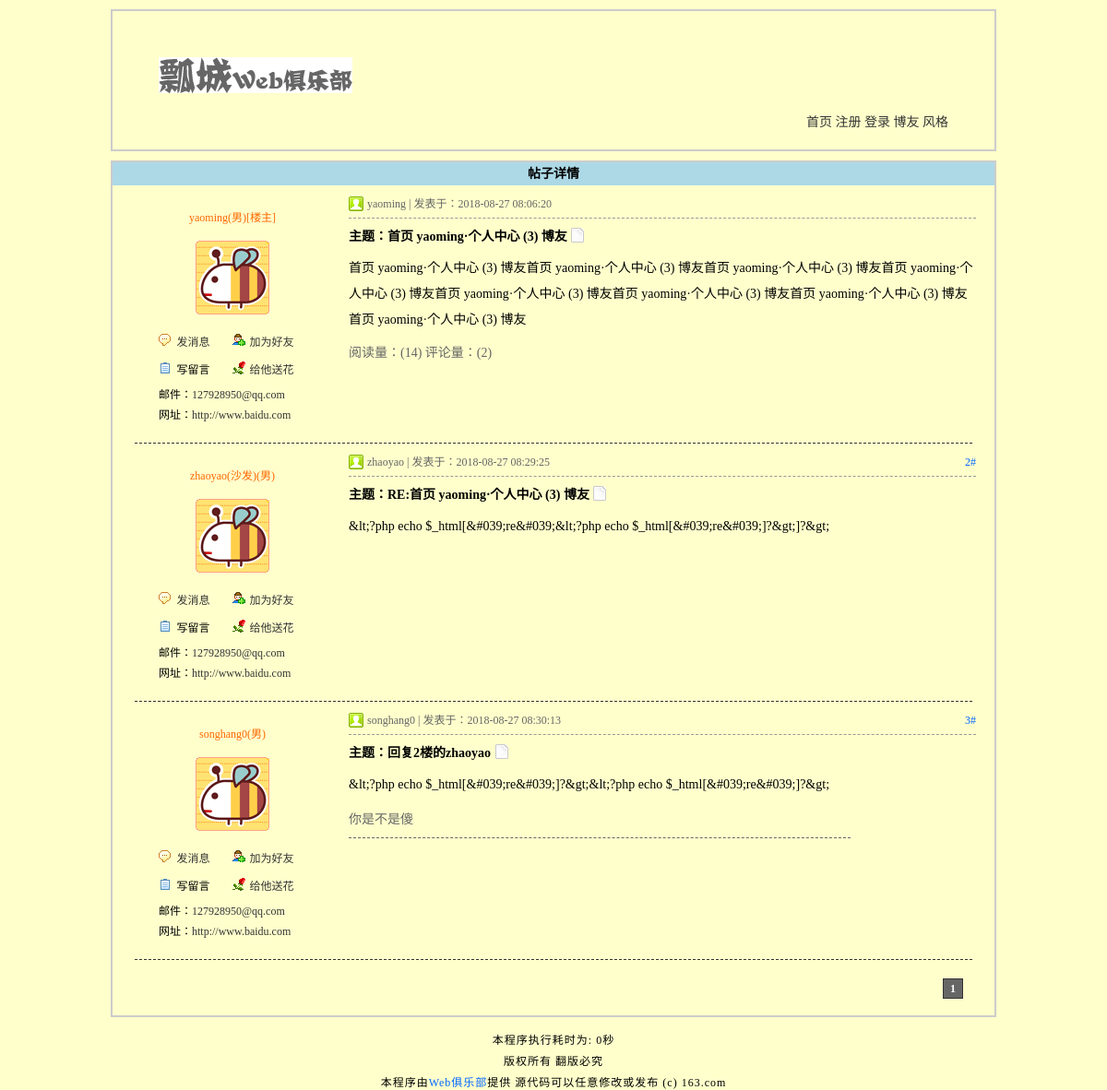
/article.php?id=53, run on the app's committed database.
### tables this page shows
CREATE TABLE `tg_article` (
  `tg_id` mediumint(8) unsigned NOT NULL AUTO_INCREMENT COMMENT '//id',
  `tg_reid` mediumint(8) unsigned NOT NULL DEFAULT '0' COMMENT '//主题ID',
  `tg_username` varchar(20) NOT NULL COMMENT '//发帖人',
  `tg_type` tinyint(2) unsigned NOT NULL COMMENT '//发帖类型',
  `tg_title` varchar(40) NOT NULL COMMENT '//帖子标题',
  `tg_content` text NOT NULL COMMENT '//帖子内容',
  `tg_readcount` smallint(5) unsigned NOT NULL DEFAULT '0' COMMENT '//阅读量',
  `tg_commendcount` smallint(5) unsigned NOT NULL DEFAULT '0' COMMENT '//评论量',
  `tg_nice` tinyint(1) unsigned NOT NULL DEFAULT '0' COMMENT '//精华帖',
  `tg_date` datetime NOT NULL COMMENT '//发帖时间',
  PRIMARY KEY (`tg_id`)
);

CREATE TABLE `tg_user` (
  `tg_id` mediumint(8) unsigned NOT NULL AUTO_INCREMENT COMMENT '//用户自动编号',
  `tg_uniqid` char(40) NOT NULL COMMENT '//验证身份的唯一标识符',
  `tg_active` char(40) DEFAULT NULL COMMENT '//激活登录用户',
  `tg_username` varchar(20) NOT NULL COMMENT '//用户名',
  `tg_password` char(40) NOT NULL COMMENT '//密码',
  `tg_question` varchar(20) NOT NULL COMMENT '//密码提示',
  `tg_answer` char(40) NOT NULL COMMENT '//密码回答',
  `tg_email` varchar(40) DEFAULT NULL COMMENT '//邮件',
  `tg_qq` varchar(10) DEFAULT NULL COMMENT '//QQ',
  `tg_url` varchar(40) DEFAULT NULL COMMENT '//网址',
  `tg_sex` char(1) NOT NULL COMMENT '//性别',
  `tg_face` char(12) NOT NULL COMMENT '//头像',
  `tg_switch` tinyint(1) unsigned NOT NULL DEFAULT '0' COMMENT '//个性签名开关',
  `tg_autograph` varchar(200) DEFAULT NULL COMMENT '//签名内容',
  `tg_level` tinyint(1) unsigned NOT NULL DEFAULT '0' COMMENT '//会员等级',
  `tg_post_time` varchar(20) NOT NULL DEFAULT '0' COMMENT '//发帖的时间戳',
  `tg_article_time` varchar(20) NOT NULL DEFAULT '0' COMMENT '//回帖的时间戳',
  `tg_reg_time` datetime NOT NULL COMMENT '//注册时间',
  `tg_last_time` datetime NOT NULL COMMENT '//最后登录的时间',
  `tg_last_ip` varchar(20) NOT NULL COMMENT '//最后登录的IP',
  `tg_login_count` smallint(4) unsigned NOT NULL DEFAULT '0' COMMENT '//登录次数',
  PRIMARY KEY (`tg_id`)
);

### includes/mysql.func.php (called while the page is built, shortened)
<?php
function _query($_sql) {
	if (!$_result = mysql_query($_sql)) {
		exit('SQL执行失败'.mysql_error());
	}
	return $_result;
}
function _fetch_array($_sql) {
	return mysql_fetch_array(_query($_sql),MYSQL_ASSOC);
}
function _fetch_array_list($_result) {
	return mysql_fetch_array($_result,MYSQL_ASSOC);
}
function _num_rows($_result) {
	return mysql_num_rows($_result);
}
?>

### article.php (the view, shortened to what this page needs)
<?php
require dirname(__FILE__).'/includes/common.inc.php';
if (isset($_GET['id'])) {
	if (!!$_rows = _fetch_array("SELECT
																	tg_id,
																	tg_username,
																	tg_title,
																	tg_type,
																	tg_content,
																	tg_readcount,
																	tg_commendcount,
																	tg_nice,
																	tg_date
													  FROM
																	tg_article
													WHERE
																	tg_reid=0
															AND
																	tg_id='{$_GET['id']}'")) {
		$_html = array();
		$_html['reid'] = $_rows['tg_id'];
		$_html['username_subject'] = $_rows['tg_username'];
		$_html['title'] = $_rows['tg_title'];
		$_html['type'] = $_rows['tg_type'];
		$_html['content'] = $_rows['tg_content'];
		$_html['readcount'] = $_rows['tg_readcount'];
		$_html['commendcount'] = $_rows['tg_commendcount'];
		$_html['nice'] = $_rows['tg_nice'];
		$_html['date'] = $_rows['tg_date'];
		if (!!$_rows = _fetch_array("SELECT
																		tg_id,
																		tg_sex,
																		tg_face,
																		tg_email,
																		tg_url,
																		tg_switch,
																		tg_autograph
														  FROM
														  				tg_user
														WHERE
																		tg_username='{$_html['username_subject']}'")) {
			$_html['userid'] = $_rows['tg_id'];
			$_html['sex'] = $_rows['tg_sex'];
			$_html['face'] = $_rows['tg_face'];
			$_html['email'] = $_rows['tg_email'];
			$_html['url'] = $_rows['tg_url'];
			$_html['switch'] = $_rows['tg_switch'];
			$_html['autograph'] = $_rows['tg_autograph'];
			$_html = _html($_html);
			$_id = 'id='.$_html['reid'].'&';
			global $_pagesize,$_pagenum,$_page;
			_page("SELECT tg_id FROM tg_article WHERE tg_reid='{$_html['reid']}'",10);
			$_result = _query("SELECT
												tg_username,tg_type,tg_title,tg_content,tg_date
									FROM
												tg_article
									WHERE
												tg_reid='{$_html['reid']}'
							ORDER BY
												tg_date ASC
									 LIMIT
												$_pagenum,$_pagesize
			");
		} else {
			echo '这个用户已被删除';
		}
	} else {
		_alert_back('不存在这个主题！');
	}
} else {
	_alert_back('非法操作！');
}
?>
<!DOCTYPE html PUBLIC "-//W3C//DTD XHTML 1.0 Transitional//EN" "http://www.w3.org/TR/xhtml1/DTD/xhtml1-transitional.dtd">
<html xmlns="http://www.w3.org/1999/xhtml">
<head>
<?php
	require ROOT_PATH.'includes/title.inc.php';
?>
</head>
<body>
<?php
	require ROOT_PATH.'includes/header.inc.php';
?>
<div id="article">
	<h2>帖子详情</h2>
	<?php
		if ($_page == 1) {
	?>
	<div id="subject">
		<dl>
			<dd class="user"><?php echo $_html['username_subject']?>(<?php echo $_html['sex']?>)[楼主]</dd>
			<dt><img src="<?php echo $_html['face']?>" alt="<?php echo $_html['username_subject']?>" /></dt>
			<dd class="message"><a href="javascript:;" name="message" title="<?php echo $_html['userid']?>">发消息</a></dd>
			<dd class="friend"><a href="javascript:;" name="friend" title="<?php echo $_html['userid']?>">加为好友</a></dd>
			<dd class="guest">写留言</dd>
			<dd class="flower"><a href="javascript:;" name="flower" title="<?php echo $_html['userid']?>">给他送花</a></dd>
			<dd class="email">邮件：<a href="mailto:<?php echo $_html['email']?>"><?php echo $_html['email']?></a></dd>
			<dd class="url">网址：<a href="<?php echo $_html['url']?>" target="_blank"><?php echo $_html['url']?></a></dd>
		</dl>
		<div class="content">
			<div class="user">
				<?php echo $_html['username_subject']?> | 发表于：<?php echo $_html['date']?>
			</div>
			<h3>主题：<?php echo $_html['title']?> <img src="images/icon<?php echo $_html['type']?>.gif" alt="icon" /> </h3>
			<div class="detail">
				<?php echo _ubb($_html['content'])?>
			</div>
			<div class="read">
				阅读量：(<?php echo $_html['readcount']?>) 评论量：(<?php echo $_html['commendcount']?>)
			</div>
		</div>
	</div>
	<?php }?>
	<p class="line"></p>
	<?php
		$_i = 2;
		while (!!$_rows = _fetch_array_list($_result)) {
			$_html['username'] = $_rows['tg_username'];
			$_html['type'] = $_rows['tg_type'];
			$_html['retitle'] = $_rows['tg_title'];
			$_html['content'] = $_rows['tg_content'];
			$_html['date'] = $_rows['tg_date'];
			$_html = _html($_html);
			if (!!$_rows = _fetch_array("SELECT
																			tg_id,
																			tg_sex,
																			tg_face,
																			tg_email,
																			tg_url,
																			tg_switch,
																			tg_autograph
															  FROM
															  				tg_user
															WHERE
																			tg_username='{$_html['username']}'")) {
				$_html['userid'] = $_rows['tg_id'];
				$_html['sex'] = $_rows['tg_sex'];
				$_html['face'] = $_rows['tg_face'];
				$_html['email'] = $_rows['tg_email'];
				$_html['url'] = $_rows['tg_url'];
				$_html['switch'] = $_rows['tg_switch'];
				$_html['autograph'] = $_rows['tg_autograph'];
				$_html = _html($_html);
				if ($_page == 1 && $_i == 2) {
					if ($_html['username'] == $_html['username_subject']) {
						$_html['username_html'] = $_html['username'].'(楼主)';
					} else {
						$_html['username_html'] = $_html['username'].'(沙发)';
					}
				} else {
					$_html['username_html'] = $_html['username'];
				}
			} else {
			}
	?>
	<div class="re">
		<dl>
			<dd class="user"><?php echo $_html['username_html']?>(<?php echo $_html['sex']?>)</dd>
			<dt><img src="<?php echo $_html['face']?>" alt="<?php echo $_html['username']?>" /></dt>
			<dd class="message"><a href="javascript:;" name="message" title="<?php echo $_html['userid']?>">发消息</a></dd>
			<dd class="friend"><a href="javascript:;" name="friend" title="<?php echo $_html['userid']?>">加为好友</a></dd>
			<dd class="guest">写留言</dd>
			<dd class="flower"><a href="javascript:;" name="flower" title="<?php echo $_html['userid']?>">给他送花</a></dd>
			<dd class="email">邮件：<a href="mailto:<?php echo $_html['email']?>"><?php echo $_html['email']?></a></dd>
			<dd class="url">网址：<a href="<?php echo $_html['url']?>" target="_blank"><?php echo $_html['url']?></a></dd>
		</dl>
		<div class="content">
			<div class="user">
				<span><?php echo $_i + (($_page-1) * $_pagesize);?>#</span><?php echo $_html['username']?> | 发表于：<?php echo $_html['date']?>
			</div>
			<h3>主题：<?php echo $_html['retitle']?> <img src="images/icon<?php echo $_html['type']?>.gif" alt="icon" /> </h3>
			<div class="detail">
				<?php echo _ubb($_html['content'])?>
				<?php
					if ($_html['switch'] == 1) {
					echo '<p class="autograph">'._ubb($_html['autograph']).'</p>';
					}
				?>
			</div>
		</div>
	</div>
	<p class="line"></p>
	<?php
			$_i ++;
		}
		_paging(1);
	?>
</div>
<?php
	require ROOT_PATH.'includes/footer.inc.php';
?>
</body>
</html>

### includes/global.func.php (shortened to what this page needs)
<?php
function _ubb($_string) {
	$_string = nl2br($_string);
	$_string = preg_replace('/\[size=(.*)\](.*)\[\/size\]/U','<span style="font-size:\1px">\2</span>',$_string);
	$_string = preg_replace('/\[b\](.*)\[\/b\]/U','<strong>\1</strong>',$_string);
	$_string = preg_replace('/\[i\](.*)\[\/i\]/U','<em>\1</em>',$_string);
	$_string = preg_replace('/\[u\](.*)\[\/u\]/U','<span style="text-decoration:underline">\1</span>',$_string);
	$_string = preg_replace('/\[s\](.*)\[\/s\]/U','<span style="text-decoration:line-through">\1</span>',$_string);
	$_string = preg_replace('/\[color=(.*)\](.*)\[\/color\]/U','<span style="color:\1">\2</span>',$_string);
	$_string = preg_replace('/\[url\](.*)\[\/url\]/U','<a href="\1" target="_blank">\1</a>',$_string);
	$_string = preg_replace('/\[email\](.*)\[\/email\]/U','<a href="mailto:\1">\1</a>',$_string);
	$_string = preg_replace('/\[img\](.*)\[\/img\]/U','<img src="\1" alt="图片" />',$_string);
	$_string = preg_replace('/\[flash\](.*)\[\/flash\]/U','<embed style="width:480px;height:400px;" src="\1" />',$_string);
	return $_string;
}
function _html($_string) {
	if (is_array($_string)) {
		foreach ($_string as $_key => $_value) {
			$_string[$_key] = _html($_value);
		}
	} else {
		$_string = htmlspecialchars($_string);
	}
	return $_string;
}
function _page($_sql,$_size) {
	global $_page,$_pagesize,$_pagenum,$_pageabsolute,$_num;
	if (isset($_GET['page'])) {
		$_page = $_GET['page'];
		if (empty($_page) || $_page <= 0 || !is_numeric($_page)) {
			$_page = 1;
		} else {
			$_page = intval($_page);
		}
	} else {
		$_page = 1;
	}
	$_pagesize = $_size;
	$_num = _num_rows(_query($_sql));
	if ($_num == 0) {
		$_pageabsolute = 1;
	} else {
		$_pageabsolute = ceil($_num / $_pagesize);
	}
	$_pagenum = ($_page - 1) * $_pagesize;
}
function _paging($_type) {
	global $_page,$_pageabsolute,$_num,$_id;
	if ($_type == 1) {
		echo '<div id="page_num">';
		echo '<ul>';
				for ($i=0;$i<$_pageabsolute;$i++) {
						if ($_page == ($i+1)) {
							echo '<li><a href="'.SCRIPT.'.php?'.$_id.'page='.($i+1).'" class="selected">'.($i+1).'</a></li>';
						} else {
							echo '<li><a href="'.SCRIPT.'.php?'.$_id.'page='.($i+1).'">'.($i+1).'</a></li>';
						}
				}
		echo '</ul>';
		echo '</div>';
	} else {
		_paging(2);
	}
}
?>

### styles/3/basic.css (style rules this page uses)
* { padding:0; margin:0; }
body { width:960px; margin:0 auto; background:#ffc; font-size:14px; }
ul { list-style-type:none; }
h2 { font-size:14px; background:lightblue; height:25px; line-height:25px; text-indent:10px; }
#page_num { height:20px; clear:both; padding:20px 0; position:relative; font-size:12px; }
#page_num ul { position:absolute; right:30px; height:20px; }
#page_num ul li { float:left; width:26px; height:20px; }
#page_num ul li a { display:block; width:20px; height:20px; line-height:20px; border:1px solid #333; text-align:center; text-decoration:none; }
#page_num ul li a:hover,#page_num ul li a.selected { background:#666; font-weight:bold; color:#fff; }

### styles/3/article.css (style rules this page uses)
#article { width:auto; min-height:800px; border:2px solid #ccc; font-size:12px; position:relative; }
#article h2 { text-indent:0; text-align:center; }
#article #subject dl { width:170px; padding:10px 0 0 45px; float:left; }
#article #subject dl dt { width:170px; margin:0 0 5px 0; }
#article #subject dl dt img { margin:0 auto; display:block; }
#article #subject dl dd { height:20px; line-height:20px; text-align:center; width:85px; float:left; }
#article #subject dl dd.email,#article #subject dl dd.url { width:190px; text-align:left; padding:2px 0 0 0; text-indent:5px; }
#article #subject dl dd a { text-decoration:none; color:#333; }
#article #subject dl dd.user { width:170px; float:none; color:#f60; }
#article #subject dl dd.message { background:url(../../images/x1.gif) no-repeat 5px 35%; }
#article #subject dl dd.friend { background:url(../../images/x2.gif) no-repeat left 35%; }
#article #subject dl dd.guest { background:url(../../images/x3.gif) no-repeat 5px 35%; }
#article #subject dl dd.flower { background:url(../../images/x4.gif) no-repeat left 35%; }
#article div.content { float:right; width:680px; padding:5px 20px 0 0; }
#article div.content .user { height:30px; line-height:30px; background:url(../../images/member.gif) no-repeat left center; border-bottom:1px dashed #999; color:#666; padding:0 0 0 20px; }
#article div.content .user span { float:right; color:#06f; }
#article div.content h3 { font-size:14px; height:40px; line-height:40px; }
#article div.content h3 img { position:relative; top:2px; }
#article div.content .detail { line-height:200%; font-size:14px; }
#article div.content .detail p.autograph { color:#666; border-bottom:1px dashed #666; margin:5px 0; width:80%; padding:5px 0; }
#article div.content .read { font-size:14px; color:#666; padding:10px 0 0 0; }
#article p.line { clear:both; width:95%; margin:0 auto; height:10px; border-bottom:1px dashed #333; }
#article dl { width:450px; margin:10px auto; position:relative; }
#article dl dt { text-align:center; padding:10px 0; font-weight:bold; }
#article dl dd { padding:5px 0; }
#article div.re dl { width:170px; padding:10px 0 0 45px; float:left; }
#article div.re dl dt { width:170px; margin:0 0 5px 0; }
#article div.re dl dt img { margin:0 auto; display:block; }
#article div.re dl dd { height:20px; line-height:20px; text-align:center; width:85px; float:left; }
#article div.re dl dd.email,#article div.re dl dd.url { width:190px; text-align:left; padding:2px 0 0 0; text-indent:5px; }
#article div.re dl dd a { text-decoration:none; color:#333; }
#article div.re dl dd.user { width:170px; float:none; color:#f60; }
#article div.re dl dd.message { background:url(../../images/x1.gif) no-repeat 5px 35%; }
#article div.re dl dd.friend { background:url(../../images/x2.gif) no-repeat left 35%; }
#article div.re dl dd.guest { background:url(../../images/x3.gif) no-repeat 5px 35%; }
#article div.re dl dd.flower { background:url(../../images/x4.gif) no-repeat left 35%; }

### data on the page
tg_article: tg_username "yaoming", tg_date "2018-08-27 08:06:20", tg_title "首页 yaoming·个人中心 (3) 博友", tg_content "首页 yaoming·个人中心 (3) 博友首页 yaoming·个人中心 (3) 博友首页 yaoming·个人中心 (3) 博友首页 yaoming·个人中心 (3) 博友首页 yaoming·个人中心 (3) 博友首页 yaoming·个人中心 (3) 博友首页 yaoming·个人中心 (3) 博友首页 yaoming·个人中心 (3) 博友", tg_readcount "14", tg_commendcount "2"
tg_article: username_html "zhaoyao(沙发)", sex "男", email "127928950@qq.com", url "http://www.baidu.com", _pagesize "2", username "zhaoyao", date "2018-08-27 08:29:25", retitle "RE:首页 yaoming·个人中心 (3) 博友", _string "&lt;?php echo $_html[&#039;re&#039;&lt;?php echo $_html[&#039;re&#039;]?&gt;]?&gt;"
tg_article: username_html "songhang0", tg_user.tg_sex "男", tg_user.tg_face (picture), tg_user.tg_email "127928950@qq.com", tg_user.tg_url "http://www.baidu.com", _pagesize "3", username "songhang0", date "2018-08-27 08:30:13", retitle "回复2楼的zhaoyao", _string "&lt;?php echo $_html[&#039;re&#039;]?&gt;&lt;?php echo $_html[&#039;re&#039;]?&gt; 你是不是傻"

### other printed values
$_html['sex'] "男"
$_html['email'] "127928950@qq.com"
$_html['url'] "http://www.baidu.com"
_runtime() - START_TIME "0"
